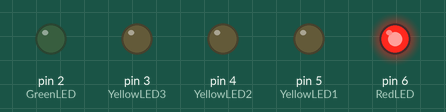
Recording of a sketch running on a simulated Arduino Uno, built with avr-gcc and run on an emulated ATmega328P. On the bench: output pins drawn as LEDs (lit = HIGH).

Above: at 0.1 s.
At 0.5 s:
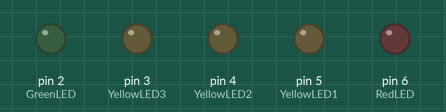
At 1.7 s:
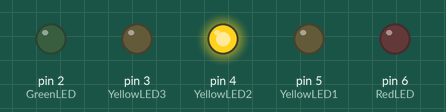
At 2.5 s:
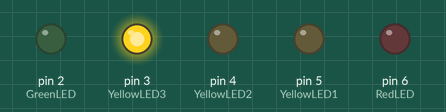
At 3.3 s:
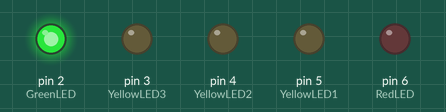
At 4.9 s:
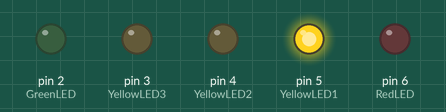
Timing chart, 0 to 5.2 s (numbered marks = the images above):
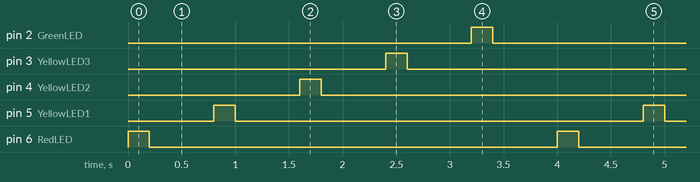

Measured:
- by itself, pin 2 (GreenLED), pin 3 (YellowLED3), pin 4 (YellowLED2), pin 5 (YellowLED1), pin 6 (RedLED): alternates HIGH for 0.20 s and LOW for 3.8 s
- by itself, everything shown: repeats every 4.0 s, in 10 steps

The sketch:

Running_Lights.ino
```cpp
int RedLED=6;
int YellowLED1=5;
int YellowLED2=4;
int YellowLED3=3;
int GreenLED=2;
int OnTime=200;
int OffTime=600;

void setup() {
  // put your setup code here, to run once:
pinMode(RedLED,OUTPUT);
pinMode(YellowLED1,OUTPUT);
pinMode(YellowLED2,OUTPUT);
pinMode(YellowLED3,OUTPUT);
pinMode(GreenLED,OUTPUT);

}

void loop() {
  // put your main code here, to run repeatedly:
digitalWrite(RedLED,HIGH);
delay(OnTime);
digitalWrite(RedLED,LOW);
delay(OffTime);
digitalWrite(YellowLED1,HIGH);
delay(OnTime);
digitalWrite(YellowLED1,LOW);
delay(OffTime);
digitalWrite(YellowLED2,HIGH);
delay(OnTime);
digitalWrite(YellowLED2,LOW);
delay(OffTime);
digitalWrite(YellowLED3,HIGH);
delay(OnTime);
digitalWrite(YellowLED3,LOW);
delay(OffTime);
digitalWrite(GreenLED,HIGH);
delay(OnTime);
digitalWrite(GreenLED,LOW);
delay(OffTime);

}
```
